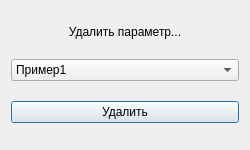
<?xml version="1.0" encoding="UTF-8"?>
<ui version="4.0">
 <class>Dialog</class>
 <widget class="QDialog" name="Dialog">
  <property name="geometry">
   <rect>
    <x>0</x>
    <y>0</y>
    <width>250</width>
    <height>150</height>
   </rect>
  </property>
  <property name="minimumSize">
   <size>
    <width>250</width>
    <height>150</height>
   </size>
  </property>
  <property name="windowTitle">
   <string>Dialog</string>
  </property>
  <layout class="QVBoxLayout" name="verticalLayout">
   <item>
    <widget class="QLabel" name="labelSettingsDelHeader">
     <property name="sizePolicy">
      <sizepolicy hsizetype="Minimum" vsizetype="Maximum">
       <horstretch>0</horstretch>
       <verstretch>0</verstretch>
      </sizepolicy>
     </property>
     <property name="text">
      <string>Удалить параметр...</string>
     </property>
     <property name="alignment">
      <set>Qt::AlignCenter</set>
     </property>
    </widget>
   </item>
   <item>
    <widget class="QComboBox" name="comboBoxSelectList">
     <item>
      <property name="text">
       <string>Пример1</string>
      </property>
     </item>
     <item>
      <property name="text">
       <string>Пример2</string>
      </property>
     </item>
    </widget>
   </item>
   <item>
    <widget class="QPushButton" name="btnDeleteSelectedList">
     <property name="text">
      <string>Удалить</string>
     </property>
    </widget>
   </item>
  </layout>
 </widget>
 <resources/>
 <connections/>
</ui>
